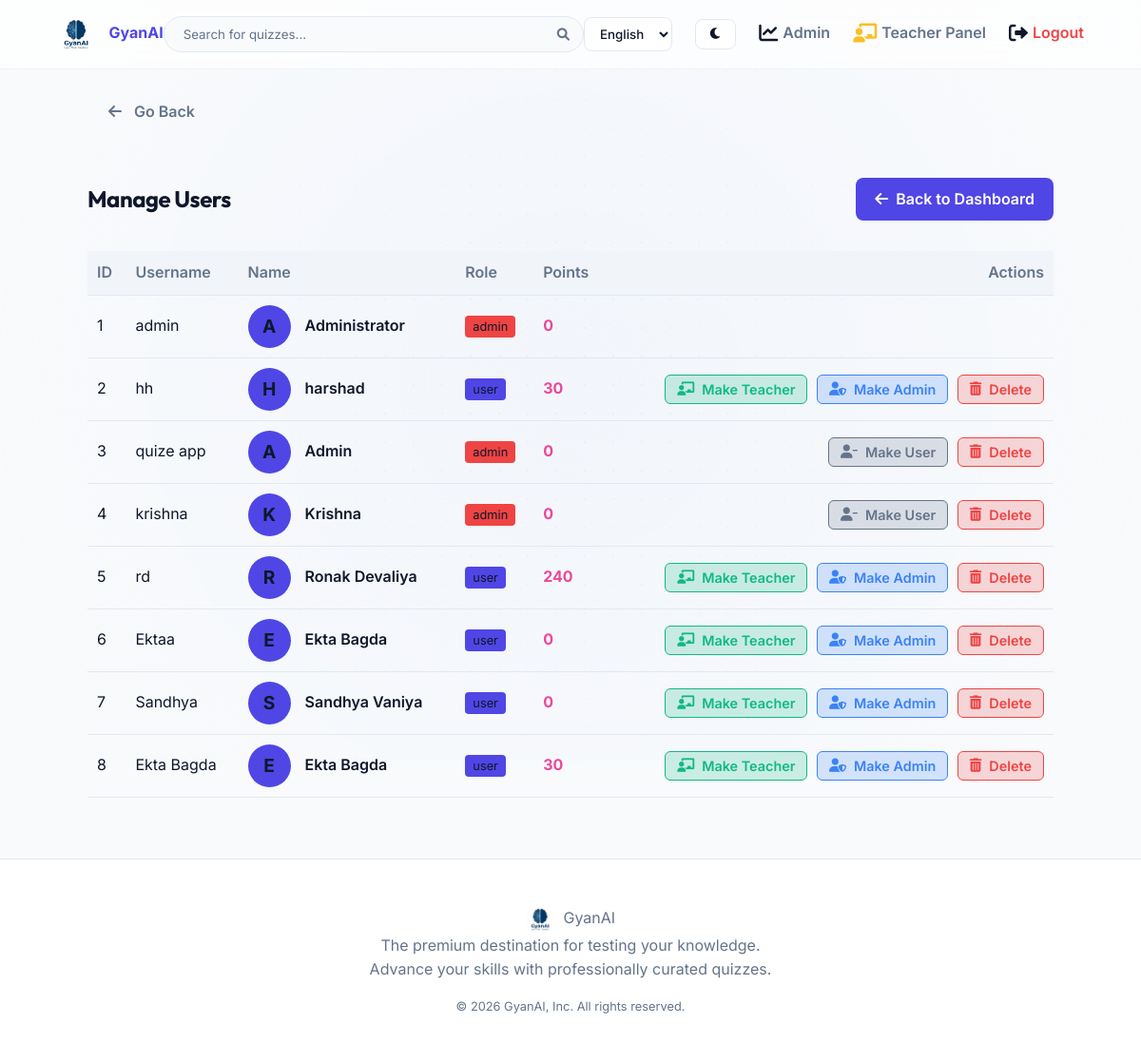
The app's page /admin/users (signed in) with its own data.
### qgame/models.py (models this page shows)
class User(db.Model, UserMixin):
    id = db.Column(db.Integer, primary_key=True)
    username = db.Column(db.String(50), unique=True, nullable=False)
    password_hash = db.Column(db.String(255), nullable=False)
    role = db.Column(db.String(20), default='user') # 'user' or 'admin'
    name = db.Column(db.String(100), nullable=False)
    email = db.Column(db.String(150), unique=True, nullable=True)
    mobile = db.Column(db.String(20), nullable=True)
    dob = db.Column(db.String(50), nullable=True)
    country = db.Column(db.String(100), nullable=True)
    state = db.Column(db.String(100), nullable=True)
    city = db.Column(db.String(100), nullable=True)
    age = db.Column(db.Integer, nullable=True)
    gender = db.Column(db.String(20), nullable=True)
    education_level = db.Column(db.String(50), nullable=True)
    board = db.Column(db.String(50), nullable=True)
    standard = db.Column(db.String(50), nullable=True)
    stream = db.Column(db.String(50), nullable=True)
    course = db.Column(db.String(100), nullable=True)
    exam = db.Column(db.String(100), nullable=True)
    college = db.Column(db.String(150), nullable=True)
    department = db.Column(db.String(150), nullable=True)
    semester = db.Column(db.String(50), nullable=True)
    profile_photo = db.Column(db.String(255), nullable=True, default='default.png')
    xp = db.Column(db.Integer, default=0)
    level = db.Column(db.Integer, default=1)
    points = db.Column(db.Integer, default=0)
    coins = db.Column(db.Integer, default=0)
    language = db.Column(db.String(10), default='en')
    active_title_id = db.Column(db.Integer, db.ForeignKey('store_item.id'), nullable=True)
    active_border_id = db.Column(db.Integer, db.ForeignKey('store_item.id'), nullable=True)
    attempts = db.relationship('QuizAttempt', backref='user', lazy=True)
    certificates = db.relationship('Certificate', backref='user', lazy=True)
    badges = db.relationship('UserBadge', backref='user', lazy=True)
    inventory = db.relationship('UserInventory', backref='user', lazy=True)
    active_title = db.relationship('StoreItem', foreign_keys=[active_title_id])
    active_border = db.relationship('StoreItem', foreign_keys=[active_border_id])

### qgame/app.py (the view)
@app.route('/admin/users')
@login_required
def admin_users():
    if current_user.role != 'admin':
        return redirect(url_for('user_dashboard'))
    users = User.query.all()
    return render_template('admin/users.html', users=users)

### qgame/templates/admin/users.html (shortened to what this page needs)
{% extends 'base.html' %}
{% block content %}
<div class="glass-panel" style="padding: 2rem;">
    <div style="display: flex; justify-content: space-between; align-items: center; margin-bottom: 2rem;">
        <h2>{{ _('Manage Users') }}</h2>
        <a href="{{ url_for('admin_dashboard') }}" class="btn btn-primary" style="width: auto; display: inline-flex; align-items: center; gap: 8px; padding: 10px 20px; font-weight: 600; text-decoration: none;">
            <i class="fas fa-arrow-left"></i> {{ _('Back to Dashboard') }}
        </a>
    </div>
    <table style="width: 100%; border-collapse: collapse; margin-top: 1rem; color: var(--text-primary);">
        <thead>
            <tr style="border-bottom: 1px solid var(--border);">
                <th style="padding: 10px; text-align: left;">{{ _('ID') }}</th>
                <th style="padding: 10px; text-align: left;">{{ _('Username') }}</th>
                <th style="padding: 10px; text-align: left;">{{ _('Name') }}</th>
                <th style="padding: 10px; text-align: left;">{{ _('Role') }}</th>
                <th style="padding: 10px; text-align: left;">{{ _('Points') }}</th>
                <th style="padding: 10px; text-align: right;">{{ _('Actions') }}</th>
            </tr>
        </thead>
        <tbody>
            {% for user in users %}
            <tr style="border-bottom: 1px solid var(--border);">
                <td style="padding: 10px;">{{ user.id }}</td>
                <td style="padding: 10px;">{{ user.username }}</td>
                <td style="padding: 10px;">
                    <div style="display: flex; align-items: center; gap: 15px;">
                        <div class="{{ user.active_border.css_class if user.active_border_id else '' }}" {% if user.active_border_id %}style="width: 45px; height: 45px; border-radius: 50%; display: flex; align-items: center; justify-content: center; font-size: 1.2rem; color: var(--text-primary); font-weight: bold; background: var(--primary); border-width: 3px; border-style: solid;"{% else %}style="width: 45px; height: 45px; border-radius: 50%; display: flex; align-items: center; justify-content: center; font-size: 1.2rem; color: var(--text-primary); font-weight: bold; background: var(--primary);"{% endif %}>
                            {{ user.name[0]|upper }}
                        </div>
                        <div>
                            <div style="font-weight: 600;">{{ user.name }}</div>
                        </div>
                    </div>
                </td>
                <td style="padding: 10px;">
                    <span {% if user.role == 'admin' %}style="padding: 4px 8px; border-radius: 4px; font-size: 0.8rem; background: var(--danger);"{% else %}style="padding: 4px 8px; border-radius: 4px; font-size: 0.8rem; background: var(--primary);"{% endif %}>
                        {{ user.role }}
                    </span>
                </td>
                <td style="padding: 10px; color: var(--secondary); font-weight: bold;">{{ user.points }}</td>
                <td style="padding: 10px; text-align: right;">
                    {% if user.role == 'admin' %}
                        {% if user.id != current_user.id %}
                        <form method="POST" action="{{ url_for('make_user', user_id=user.id) }}" style="display: inline-block; margin-right: 5px;">
                            <button type="submit" class="btn" style="background: rgba(100, 116, 139, 0.2); color: #64748b; border: 1px solid #64748b; padding: 6px 12px; border-radius: 6px; font-size: 0.9rem; cursor: pointer;">
                                <i class="fas fa-user-minus"></i> {{ _('Make User') }}
                            </button>
                        </form>
                        <form method="POST" action="{{ url_for('delete_user', user_id=user.id) }}" onsubmit="return confirm('Are you sure you want to completely delete {{ user.name }} and all their data? This cannot be undone.');" style="display: inline-block;">
                            <button type="submit" class="btn" style="background: rgba(239, 68, 68, 0.2); color: #ef4444; border: 1px solid #ef4444; padding: 6px 12px; border-radius: 6px; font-size: 0.9rem; cursor: pointer;">
                                <i class="fas fa-trash-alt"></i> {{ _('Delete') }}
                            </button>
                        </form>
                        {% endif %}
                    {% else %}
                        <form method="POST" action="{{ url_for('promote_user', user_id=user.id) }}" style="display: inline-block; margin-right: 5px;">
                            {% if user.role == 'teacher' %}
                            <button type="submit" class="btn" style="background: rgba(245, 158, 11, 0.2); color: #f59e0b; border: 1px solid #f59e0b; padding: 6px 12px; border-radius: 6px; font-size: 0.9rem; cursor: pointer;">
                                <i class="fas fa-user"></i> {{ _('Remove Teacher') }}
                            </button>
                            {% else %}
                            <button type="submit" class="btn" style="background: rgba(16, 185, 129, 0.2); color: #10b981; border: 1px solid #10b981; padding: 6px 12px; border-radius: 6px; font-size: 0.9rem; cursor: pointer;">
                                <i class="fas fa-chalkboard-teacher"></i> {{ _('Make Teacher') }}
                            </button>
                            {% endif %}
                        </form>
                        <form method="POST" action="{{ url_for('make_admin', user_id=user.id) }}" style="display: inline-block; margin-right: 5px;">
                            <button type="submit" class="btn" style="background: rgba(59, 130, 246, 0.2); color: #3b82f6; border: 1px solid #3b82f6; padding: 6px 12px; border-radius: 6px; font-size: 0.9rem; cursor: pointer;">
                                <i class="fas fa-user-shield"></i> {{ _('Make Admin') }}
                            </button>
                        </form>
                        <form method="POST" action="{{ url_for('delete_user', user_id=user.id) }}" onsubmit="return confirm('Are you sure you want to completely delete {{ user.name }} and all their data? This cannot be undone.');" style="display: inline-block;">
                            <button type="submit" class="btn" style="background: rgba(239, 68, 68, 0.2); color: #ef4444; border: 1px solid #ef4444; padding: 6px 12px; border-radius: 6px; font-size: 0.9rem; cursor: pointer;">
                                <i class="fas fa-trash-alt"></i> {{ _('Delete') }}
                            </button>
                        </form>
                    {% endif %}
                </td>
            </tr>
            {% endfor %}
        </tbody>
    </table>
</div>
{% endblock %}

### qgame/templates/base.html (shortened to what this page needs)
<!DOCTYPE html>
<html lang="en">
<head>
    <link rel="stylesheet" href="{{ url_for('static', filename='css/style.css') }}?v=2.3">
    <link rel="stylesheet" href="https://cdnjs.cloudflare.com/ajax/libs/font-awesome/6.0.0/css/all.min.css">
</head>
<body>
    <div class="dynamic-bg"></div>
    {% block navbar %}
    <nav class="navbar">
        <a href="{{ url_for('index') }}" class="logo">
            <img src="{{ url_for('static', filename='images/logo.png') }}" alt="GyanAI Logo" style="height: 40px; border-radius: 50%; vertical-align: middle;">
            <span style="margin-left: 10px; font-weight: 700;">GyanAI</span>
        </a>
        {% if current_user.is_authenticated %}
        <form action="{{ url_for('search') }}" method="GET" class="search-bar-container" style="margin: 0; padding: 0; position: relative;">
            <input type="text" name="q" class="search-bar" placeholder="{{ _('Search for quizzes...') }}" required>
            <button type="submit" style="position: absolute; right: 15px; top: 50%; transform: translateY(-50%); background: none; border: none; cursor: pointer; color: var(--text-secondary); padding: 0;">
                <i class="fas fa-search"></i>
            </button>
        </form>
        {% endif %}
        <div class="nav-links" style="display: flex; align-items: center; gap: 1.5rem;">
            {% set active_lang = current_user.language if current_user.is_authenticated else session.get('lang', 'en') %}
            <select onchange="window.location.href='/set_language/'+this.value" style="padding: 8px 12px; border-radius: 8px; background: rgba(255,255,255,0.5); backdrop-filter: blur(5px); color: var(--text-primary); border: 1px solid var(--border); font-family: 'Inter', sans-serif; font-weight: 500; cursor: pointer; transition: all 0.3s ease;">
                <option value="en" {% if active_lang == 'en' %}selected{% endif %}>English</option>
            </select>
            <button id="darkModeToggle" class="btn" style="background: rgba(255,255,255,0.5); backdrop-filter: blur(5px); color: var(--text-primary); border: 1px solid var(--border); padding: 8px 14px; border-radius: 8px; cursor: pointer; transition: all 0.3s ease;">
                <i class="fas fa-moon"></i>
            </button>
            {% if current_user.is_authenticated %}
                {% if current_user.role in ['admin', 'teacher'] %}
                    {% if current_user.role == 'admin' %}
                    <a href="{{ url_for('admin_dashboard') }}" style="transition: transform 0.3s ease;"><i class="fas fa-chart-line nav-icon"></i> {{ _('Admin') }}</a>
                    {% endif %}
                    <a href="{{ url_for('teacher_dashboard') }}" style="transition: transform 0.3s ease;"><i class="fas fa-chalkboard-teacher nav-icon" style="color: #fbbf24;"></i> {{ _('Teacher Panel') }}</a>
                {% endif %}
                <a href="{{ url_for('logout') }}" style="color: var(--danger); transition: transform 0.3s ease;" onclick="return confirm('{{ _('Are you sure you want to log out?') }}');"><i class="fas fa-sign-out-alt nav-icon"></i> {{ _('Logout') }}</a>
            {% endif %}
        </div>
    </nav>
    {% endblock %}
    <main class="page-fade-in">
        {% if request.endpoint not in ['index', 'login', 'register', 'user_dashboard', 'admin_dashboard'] %}
        <div style="max-width: 1200px; margin: 0 auto 1.5rem; padding: 0 5%;">
            {% if request.endpoint in ['quiz_result', 'take_quiz', 'submit_quiz'] %}
            <a href="{{ url_for('user_dashboard') }}" class="btn" style="background: transparent; color: var(--text-secondary); padding: 0; font-weight: 600; width: auto; border: none; font-size: 1rem; text-decoration: none; display: inline-flex; align-items: center;">
                <i class="fas fa-arrow-left" style="margin-right: 5px;"></i> Go to Dashboard
            </a>
            {% else %}
            <button onclick="history.back()" class="btn" style="background: transparent; color: var(--text-secondary); padding: 0; font-weight: 600; width: auto; border: none; font-size: 1rem; display: inline-flex; align-items: center;">
                <i class="fas fa-arrow-left" style="margin-right: 5px;"></i> Go Back
            </button>
            {% endif %}
        </div>
        {% endif %}
        {% block content %}{% endblock %}
    </main>
    <footer>
        <div class="footer-logo">
            <img src="{{ url_for('static', filename='images/logo.png') }}" alt="GyanAI Logo" style="height: 30px; border-radius: 50%; vertical-align: middle; margin-right: 5px;"> GyanAI
        </div>
        <p class="text-muted" style="margin-bottom: 1rem;">The premium destination for testing your knowledge.<br>Advance your skills with professionally curated quizzes.</p>
        <p class="text-muted" style="font-size: 0.8rem;">&copy; 2026 GyanAI, Inc. All rights reserved.</p>
    </footer>
</body>
</html>

### records on screen
User: language "English", id "1", username "admin", name "A", name "Administrator", role "admin", points "0"
User: id "2", username "hh", name "H", name "harshad", role "user", points "30"
User: id "3", username "quize app", name "A", name "Admin", role "admin", points "0"
User: id "4", username "krishna", name "K", name "Krishna", role "admin", points "0"
User: id "5", username "rd", name "R", name "Ronak Devaliya", role "user", points "240"
User: id "6", username "Ektaa", name "E", name "Ekta Bagda", role "user", points "0"
User: id "7", username "Sandhya", name "S", name "Sandhya Vaniya", role "user", points "0"
User: id "8", username "Ekta Bagda", name "E", name "Ekta Bagda", role "user", points "30"
